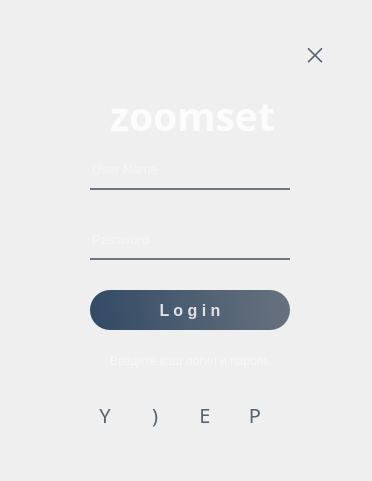
<?xml version="1.0" encoding="UTF-8"?>
<ui version="4.0">
 <class>ImageDialog</class>
 <widget class="QDialog" name="ImageDialog">
  <property name="geometry">
   <rect>
    <x>0</x>
    <y>0</y>
    <width>372</width>
    <height>481</height>
   </rect>
  </property>
  <property name="font">
   <font>
    <pointsize>9</pointsize>
   </font>
  </property>
  <property name="windowTitle">
   <string>Dialog</string>
  </property>
  <property name="styleSheet">
   <string notr="true">border-radius:25px;</string>
  </property>
  <widget class="QWidget" name="widget" native="true">
   <property name="geometry">
    <rect>
     <x>0</x>
     <y>0</y>
     <width>370</width>
     <height>480</height>
    </rect>
   </property>
   <property name="styleSheet">
    <string notr="true">QPushButton#pushLogin{
	background-color:qlineargradient(spread:pad, x1:0, y1:0.505682, x2:1, y2:0.477, stop:0 rgba(20, 47, 78, 219), stop:1 rgba(85, 98, 112, 226));
	color:rgba(255,255,255,210);
	border-radius:20;
}
QPushButton#pushLogin:hover{
	background-color:qlineargradient(spread:pad, x1:0, y1:0.505682, x2:1, y2:0.477, stop:0 rgba(40, 67, 98, 219), stop:1 rgba(105, 118, 132, 226));
}
QPushButton#pushLogin:pressed{
	padding-left:5px;
	padding-top:5px;
	background-color:rgba(105,118,132,200);
}
QPushButton#pushUrlDiscord{
	background-color:rgba(0,0,0,0);
	color:rgba(85,98,112,255);
}
QPushButton#pushUrlDiscord:hover{
	color:rgba(155,168,182,220);
}
QPushButton#pushUrlDiscord:pressed{
	padding-left:5px;
	padding-top:5px;
	color:rgba(115,128,142,255)
}
QPushButton#pushUrlGitHub{
	background-color:rgba(0,0,0,0);
	color:rgba(85,98,112,255);
}
QPushButton#pushUrlGitHub:hover{
	color:rgba(155,168,182,220);
}
QPushButton#pushUrlGitHub:pressed{
	padding-left:5px;
	padding-top:5px;
	color:rgba(115,128,142,255)
}
QPushButton#pushUrlFacebook{
	background-color:rgba(0,0,0,0);
	color:rgba(85,98,112,255);
}
QPushButton#pushUrlFacebook:hover{
	color:rgba(155,168,182,220);
}
QPushButton#pushUrlFacebook:pressed{
	padding-left:5px;
	padding-top:5px;
	color:rgba(115,128,142,255)
}
QPushButton#pushUrlYouTube{
	background-color:rgba(0,0,0,0);
	color:rgba(85,98,112,255);
}
QPushButton#pushUrlYouTube:hover{
	color:rgba(155,168,182,220);
}
QPushButton#pushUrlYouTubek:pressed{
	padding-left:5px;
	padding-top:5px;
	color:rgba(115,128,142,255)
}
QPushButton#pushClose{
	background-color:rgba(0,0,0,0);
	color:rgba(85,98,112,255);
}
QPushButton#pushClose:hover{
	color:rgba(155,168,182,220);
}
QPushButton#pushClose:pressed{
	padding-left:5px;
	padding-top:5px;
	color:rgba(115,128,142,255)
}</string>
   </property>
   <widget class="QLabel" name="label">
    <property name="geometry">
     <rect>
      <x>40</x>
      <y>30</y>
      <width>300</width>
      <height>420</height>
     </rect>
    </property>
    <property name="font">
     <font>
      <weight>75</weight>
      <italic>false</italic>
      <bold>true</bold>
      <kerning>false</kerning>
     </font>
    </property>
    <property name="styleSheet">
     <string notr="true">border-image: url(:/image/1618615593_15-phonoteka_org-p-temno-sinii-tsvet-fon-16.jpg);
border-radius:20px;
</string>
    </property>
    <property name="text">
     <string/>
    </property>
   </widget>
   <widget class="QLabel" name="label_3">
    <property name="geometry">
     <rect>
      <x>110</x>
      <y>90</y>
      <width>191</width>
      <height>51</height>
     </rect>
    </property>
    <property name="font">
     <font>
      <family>Segoe UI Variable Small</family>
      <pointsize>29</pointsize>
      <weight>75</weight>
      <bold>true</bold>
     </font>
    </property>
    <property name="styleSheet">
     <string notr="true">color:rgba(255,255,255,210)</string>
    </property>
    <property name="text">
     <string>zoomset</string>
    </property>
   </widget>
   <widget class="QLineEdit" name="lineEdit">
    <property name="geometry">
     <rect>
      <x>90</x>
      <y>150</y>
      <width>200</width>
      <height>40</height>
     </rect>
    </property>
    <property name="font">
     <font>
      <pointsize>10</pointsize>
     </font>
    </property>
    <property name="styleSheet">
     <string notr="true">background-color:rgba(0,0,0,0);
border:none;
border-bottom:2px solid rgba(108,118,132,255);
color:rgba(255,255,255,230);
pading-bottom:7px;</string>
    </property>
    <property name="placeholderText">
     <string>User Name</string>
    </property>
   </widget>
   <widget class="QLineEdit" name="lineEdit_2">
    <property name="geometry">
     <rect>
      <x>90</x>
      <y>220</y>
      <width>200</width>
      <height>40</height>
     </rect>
    </property>
    <property name="font">
     <font>
      <pointsize>10</pointsize>
     </font>
    </property>
    <property name="styleSheet">
     <string notr="true">background-color:rgba(0,0,0,0);
border:none;
border-bottom:2px solid rgba(108,118,132,255);
color:rgba(255,255,255,230);
pading-bottom:7px;</string>
    </property>
    <property name="echoMode">
     <enum>QLineEdit::Password</enum>
    </property>
    <property name="placeholderText">
     <string>Password</string>
    </property>
   </widget>
   <widget class="QPushButton" name="pushLogin">
    <property name="geometry">
     <rect>
      <x>90</x>
      <y>290</y>
      <width>200</width>
      <height>40</height>
     </rect>
    </property>
    <property name="font">
     <font>
      <pointsize>12</pointsize>
      <weight>75</weight>
      <bold>true</bold>
     </font>
    </property>
    <property name="text">
     <string>L o g i n</string>
    </property>
   </widget>
   <widget class="QLabel" name="label_4">
    <property name="geometry">
     <rect>
      <x>110</x>
      <y>350</y>
      <width>201</width>
      <height>21</height>
     </rect>
    </property>
    <property name="styleSheet">
     <string notr="true">color:rgba(255,255,255,140);</string>
    </property>
    <property name="text">
     <string>Введите ваш логин и пароль</string>
    </property>
   </widget>
   <widget class="QPushButton" name="pushUrlDiscord">
    <property name="geometry">
     <rect>
      <x>90</x>
      <y>400</y>
      <width>30</width>
      <height>30</height>
     </rect>
    </property>
    <property name="maximumSize">
     <size>
      <width>30</width>
      <height>30</height>
     </size>
    </property>
    <property name="font">
     <font>
      <family>Social Media Circled</family>
      <pointsize>15</pointsize>
     </font>
    </property>
    <property name="text">
     <string>Y</string>
    </property>
   </widget>
   <widget class="QPushButton" name="pushUrlGitHub">
    <property name="geometry">
     <rect>
      <x>140</x>
      <y>400</y>
      <width>30</width>
      <height>30</height>
     </rect>
    </property>
    <property name="maximumSize">
     <size>
      <width>30</width>
      <height>30</height>
     </size>
    </property>
    <property name="font">
     <font>
      <family>Social Media Circled</family>
      <pointsize>15</pointsize>
     </font>
    </property>
    <property name="text">
     <string>)</string>
    </property>
   </widget>
   <widget class="QPushButton" name="pushUrlFacebook">
    <property name="geometry">
     <rect>
      <x>190</x>
      <y>400</y>
      <width>30</width>
      <height>30</height>
     </rect>
    </property>
    <property name="maximumSize">
     <size>
      <width>30</width>
      <height>30</height>
     </size>
    </property>
    <property name="font">
     <font>
      <family>Social Media Circled</family>
      <pointsize>15</pointsize>
     </font>
    </property>
    <property name="text">
     <string>E</string>
    </property>
   </widget>
   <widget class="QPushButton" name="pushUrlYouTube">
    <property name="geometry">
     <rect>
      <x>240</x>
      <y>400</y>
      <width>30</width>
      <height>30</height>
     </rect>
    </property>
    <property name="maximumSize">
     <size>
      <width>30</width>
      <height>30</height>
     </size>
    </property>
    <property name="font">
     <font>
      <family>Social Media Circled</family>
      <pointsize>15</pointsize>
     </font>
    </property>
    <property name="text">
     <string>P</string>
    </property>
   </widget>
   <widget class="QPushButton" name="pushClose">
    <property name="geometry">
     <rect>
      <x>300</x>
      <y>40</y>
      <width>30</width>
      <height>30</height>
     </rect>
    </property>
    <property name="maximumSize">
     <size>
      <width>30</width>
      <height>30</height>
     </size>
    </property>
    <property name="font">
     <font>
      <family>Symbol</family>
      <pointsize>22</pointsize>
     </font>
    </property>
    <property name="text">
     <string>´</string>
    </property>
   </widget>
  </widget>
 </widget>
 <resources>
  <include location="res.qrc"/>
 </resources>
 <connections/>
</ui>
